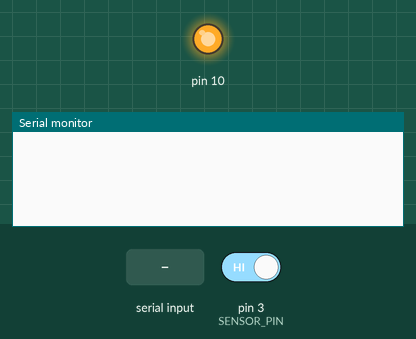
Bench run of a sketch on a simulated Arduino Uno, built with avr-gcc and run on an emulated ATmega328P. Parts: output pins drawn as LEDs (lit = HIGH), the last lines printed to the serial monitor. The test bench sets the inputs (shaded band); at power-on: pin 3 (SENSOR_PIN) HIGH. Pins used as bus, display or sensor lines are not drawn.

Above: at 1.2 s.
1.3 s: "i" received over Serial
At 3.6 s:
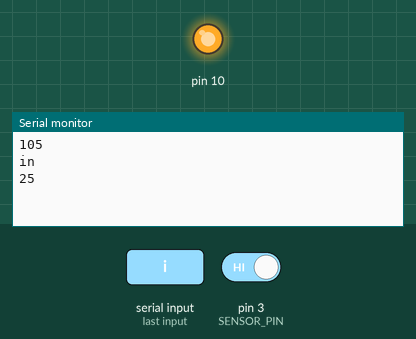
At 6.4 s:
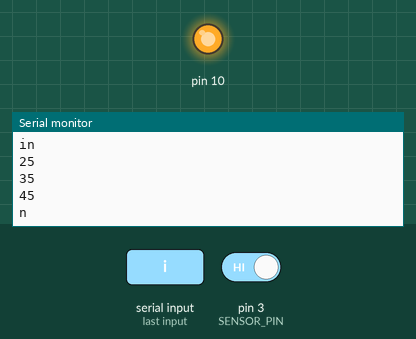
Timing chart, 0 to 7.9 s (numbered marks = the images above; inputs shaded):
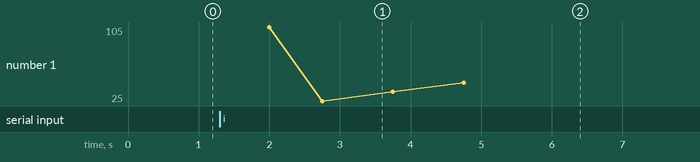

Measured:
- after the input at 1.3 s, the serial monitor: prints a new line after 0.70 s (image 1)

The sketch:

odometry_throttle_breaks_demo1.0.ino
```cpp
#include <SPI.h>
#include <Servo.h>
#include <TimerOne.h>

//Odometry
//TEENSY 3.5
const int SENSOR_PIN = 3;           //Pin connected to sensor

//GOAT CART
const float radius = 20.955;        //Radius of the wheel in cm - USER DEFINED
float circumference;                //Circumference of the wheel (2*pi*radius)
int stop_cart = 0;

//SENSOR
const int maxDebounceCount = 9;   //Shortest possible revolution in ms (for debouncing) - USER DEFINED
int debounceCount;                  //Counter (for debouncing)
int sensorVal;                      //Value of digital read of SENSOR_PIN (HIGH or LOW)
boolean debounceFlag;               //Flag to indicate state of debounce mode (true or false)
boolean stillLow;

//DATA STORAGE & PROCESSING
volatile float mph;                 //To store speed (in mph)
const float toMPH = 22.3694;        //Constant to convert cm/ms to mph
float revolutions;                    //To store number of total revolutions
volatile float feet;
const float toFeet = 0.0328084;   //Constant to convert cm to ft
int highForFive;

//TIMER
long revTimeDelta;                  //Time between one full rotation in ms
const int timeout = 2000;           //Maximum time between revolutions in ms - USER DEFINED

//MOTOR

Servo myservo;

//pins
const int ledPin = 13;
const int CS = 15;

int throttle_val;
byte address = 0x00;
int incomingByte; //user input
int input; //case for switch statment to select which pot to use and what to set the motor to


void setup() {
    /////INITIALIZE VAIRABLES/////
  debounceCount = maxDebounceCount;
  mph = 0;
  revTimeDelta = 0;
  highForFive = 0;
  circumference = 2*3.14*radius;
  debounceFlag = false;
  stillLow = false;
  /////CONFIGURE PINS/////
  //Switch Closed - Pin 2 connects directly to ground (LOW)
  //Switch Open - Pin 2 biased via interal pull-up resistor (HIGH)
  pinMode(SENSOR_PIN, INPUT_PULLUP);
  /////TIMER INTERRUPT SETUP/////
  Timer1.initialize(1000);
  Timer1.attachInterrupt(readSensor);
  //MOTOR
  pinMode (CS, OUTPUT);
  SPI.begin();
  Serial.begin(9600);
  throttle_val = 25;
  digitalPotWrite(throttle_val);
}

int digitalPotWrite(int value)
{
  digitalWrite(CS, LOW);
  SPI.transfer(address);
  SPI.transfer(value);
  digitalWrite(CS, HIGH);
}

void brakeOn() {
  myservo.write(135); // turns on one direction
  delay(1000);
  myservo.write(91); //stop motor
}

void brakeOff() {
  myservo.write(46); //turn the pther direction
  delay(750);
  myservo.write(91); //stop
}

void readSensor()
{
  /////SENSOR/////
  sensorVal = digitalRead(SENSOR_PIN);
  if(debounceFlag == false)
  {
    if(sensorVal == LOW)
    {
      if(stillLow == false)
      {
        debounceFlag = true;
      }
      else if(stillLow == true)
      {
        //Do nothing
      }
    }
    else if(sensorVal == HIGH)
    {
      if(stillLow == true)
      {
        if(highForFive == 5)
        {
          highForFive = 0;
          stillLow = false;
          revolutions += 0.25;
          feet = circumference*revolutions*toFeet;
          mph = toMPH*((circumference*0.25)/float(revTimeDelta));
          revTimeDelta = 0;
          debounceCount = maxDebounceCount;
        }
        else if(highForFive < 5)
        {
          highForFive++;
        }
      }
      else if(stillLow == false)
      {
        //Do nothing
      }
    }
  }
  else if(debounceFlag == true)
  {
    if(sensorVal == LOW)
    {
      if(debounceCount == 0)
      {
        debounceFlag = false;
        stillLow = true;
      }
      else if(debounceCount > 0)
      {
        debounceCount--;
      }
    }
    else if(sensorVal == HIGH)
    {
      if(debounceCount > 0)
      {
        debounceCount--;
      }
    }
  }
  /////TIMER/////
  if (revTimeDelta > timeout){
    mph = 0;
  }
  else{
    revTimeDelta++;
  }
}

////////////////////HELPER FUNCTIONS////////////////////
void displaySpeed(float mph)
{
  //Print speed
  Serial.print("Speed: ");
  Serial.println(mph,4);
}

void displayDistance(float feet)
{
  //Print distance
  Serial.print("Distance: ");
  Serial.println(feet,4);
}


void loop(){
    //Local variables copies
    float mphCopy;
    float feetCopy;

    //Disable interrupts, copy critical, time-sensitive code, enable interrupts
    noInterrupts();
    mphCopy = mph;
    feetCopy = feet;
    interrupts();
    //Display speed and distance after every 1000 ms (1 second)
    //displaySpeed(mphCopy);
    //displayDistance(feetCopy);
    if (feetCopy > 10) {
      stop_cart = 1;
    }

    if(stop_cart){
      stop_cart = 0;
      throttle_val = 25;
      digitalPotWrite(throttle_val);
      brakeOn();
      myservo.write(91);
      Serial.println(throttle_val);
      Serial.println(feetCopy);

      Serial.println("done");
    }
    delay(1000);
    if (Serial.available() > 0) {
    incomingByte = Serial.read();
    Serial.println(incomingByte);
    if (incomingByte == 'i'){  //whenever it receives command i do the Demo
      Serial.println("in");
      int i;
      brakeOff(); //liberate break
      //increase velocity three times to get to a relatively slow velocity
      for (i=0; i< 3; i++){
        Serial.println(throttle_val);
        if (throttle_val < 0) {
          throttle_val = 0;
        }
        else if (throttle_val >= 118){
          throttle_val = 128;
        }
        else {
          throttle_val += 10;
        }
        digitalPotWrite(throttle_val);
        delay(1000);
      }
       Serial.write('n');
    }
  }
}
```
